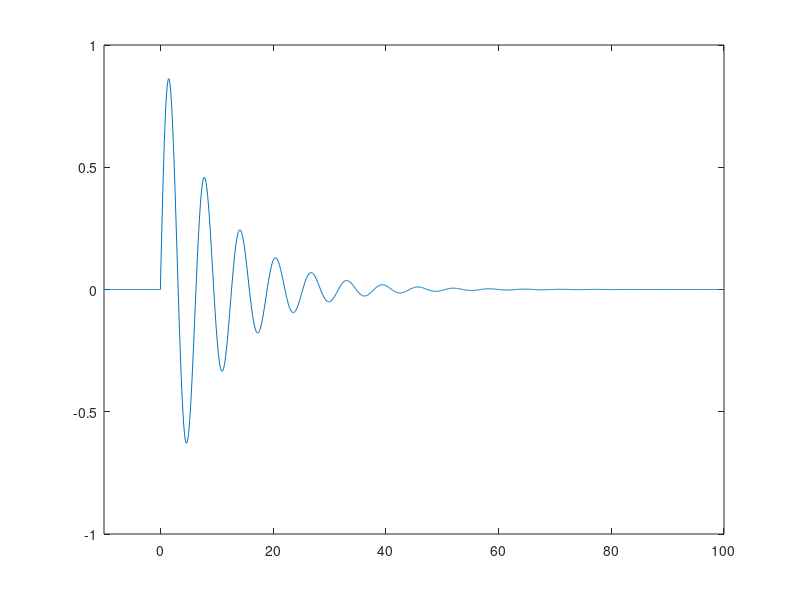

Write the MATLAB code that produced this figure.
close; clear; clc
MAGNITUDE = 0.1;
SIGNAL_BEFORE_ZERO_VISUALIZATION = 10;   % Il valore minimo per cui si vuole visualizzare un segnale nullo primad dello zero.

t = 0:MAGNITUDE:100;                     % ATTENZIONE - la simulazione arriva fino a 100*0.01 ma la visualizzazione fino a 50!
num = [0 0 1];
den = [1 0.2 1];

% L'importante è che la lunghezzxa di signal_before_zero e di t_before_zero
% siano la stessa!
signal_before_zero = zeros(SIGNAL_BEFORE_ZERO_VISUALIZATION/MAGNITUDE,1);
t_before_zero = (-SIGNAL_BEFORE_ZERO_VISUALIZATION:MAGNITUDE:(0-MAGNITUDE))';       % ATTENZIONE l'apice indica il trasposto

sys1 = tf(num, den);
[y, t, x] = impulse(sys1, t);

t = [t_before_zero; t];
y = [signal_before_zero; y];

plot(t, y)
xlim([-10 100])